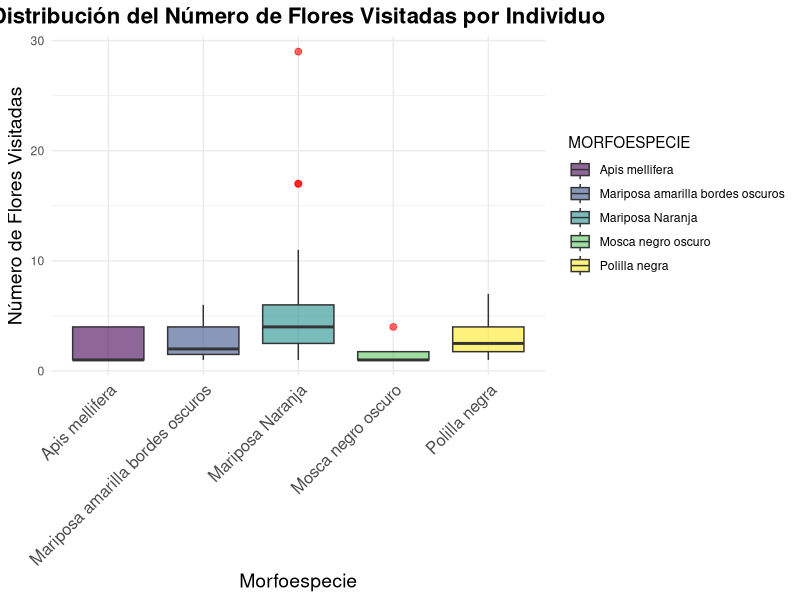
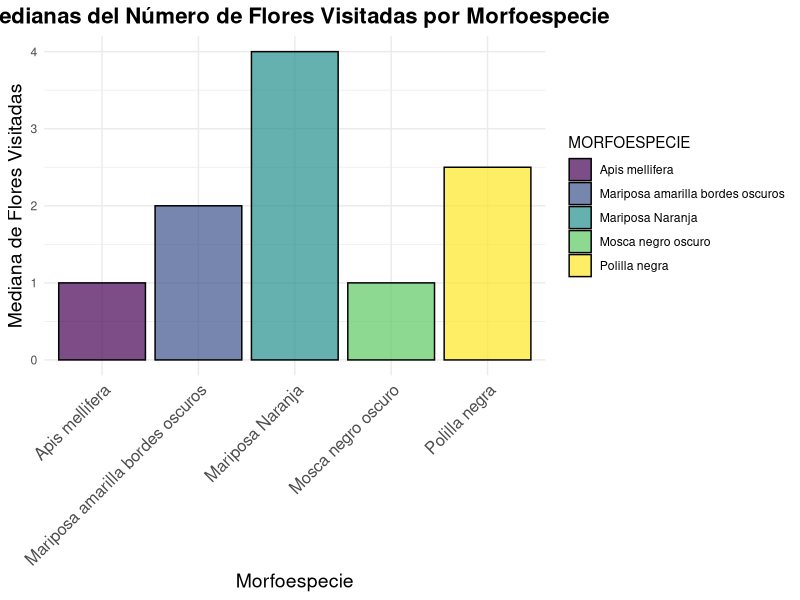
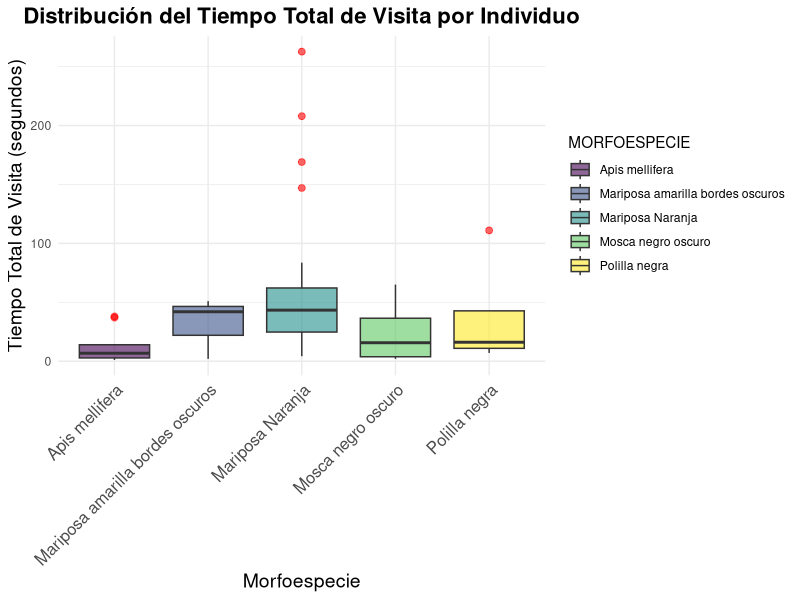
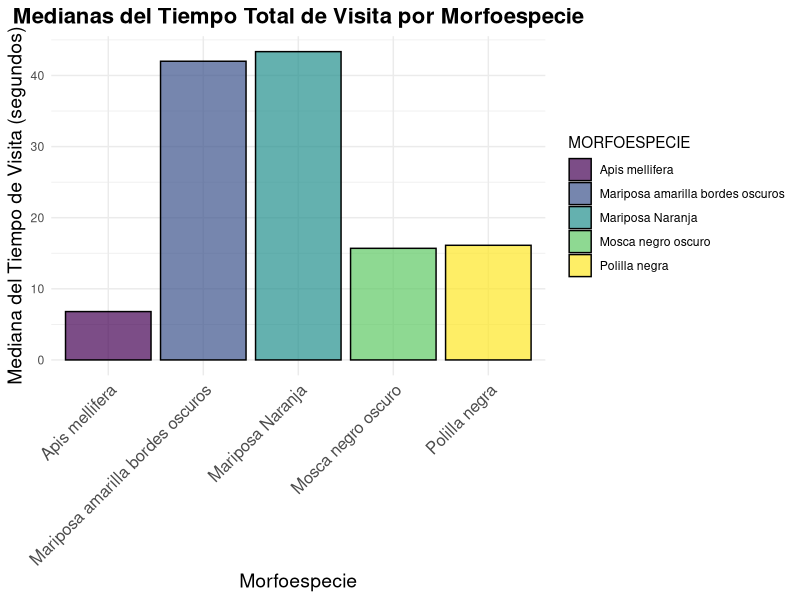
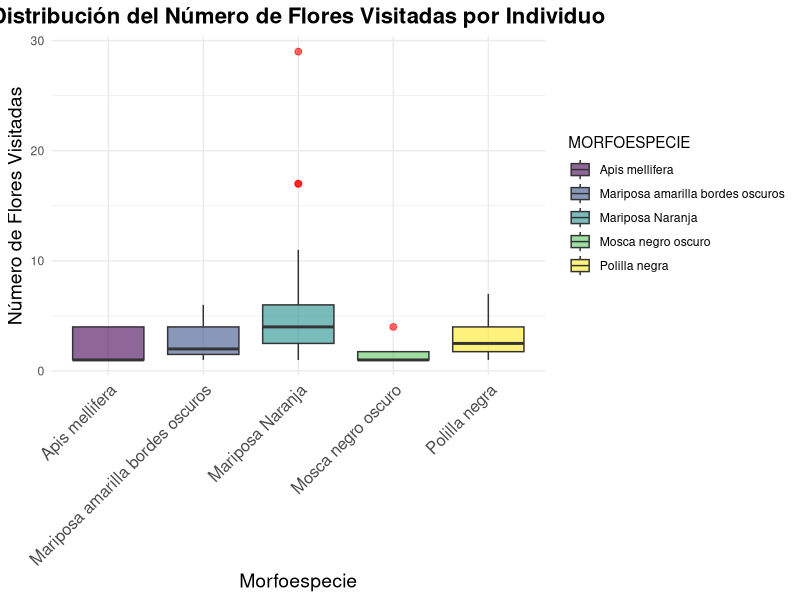
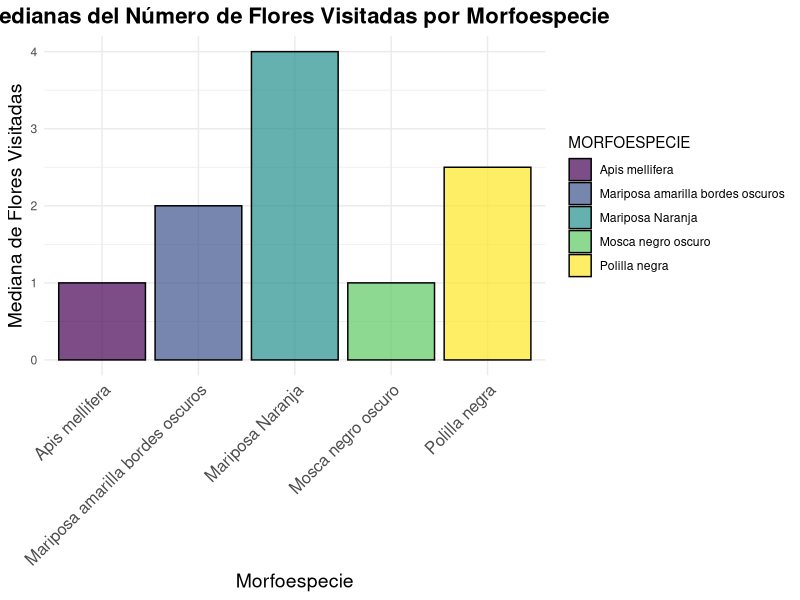
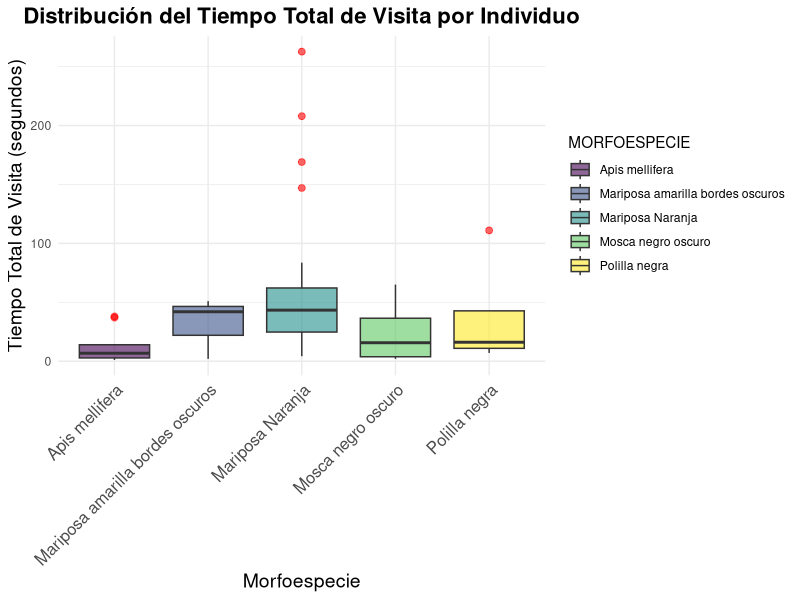
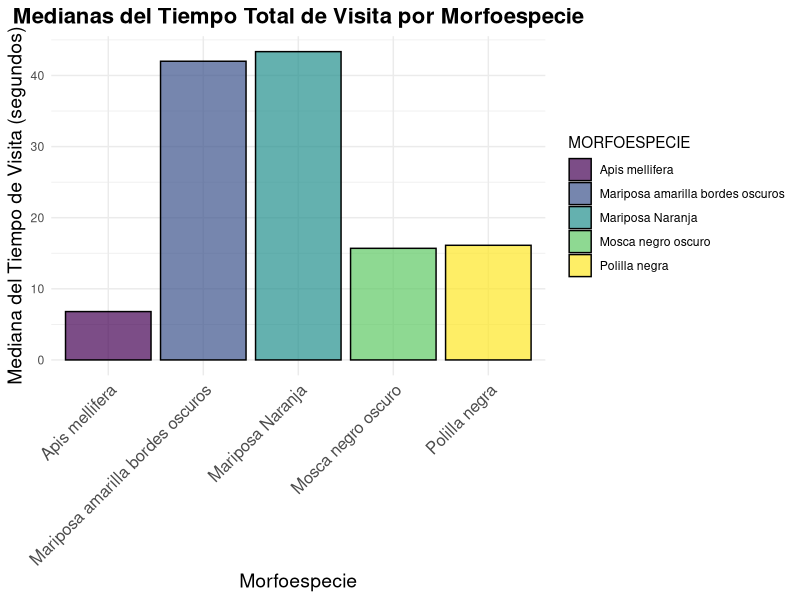

Write R code to recreate these figures, in order.
setwd("/home/cruz/Documentos/UNAM/Ecologia I/Reporte_Campo")

# Cargar las librerías necesarias
library(ggplot2)
library(dplyr)
library(viridis)  # Librería para la paleta de colores viridis

# Cargar los datos
data <- read.csv("Visitadores_florales.csv")
colnames(data)[which(colnames(data) == "TIEMPO.EN.CADA.FLOR")] <- "Tiempo_en_flor"

# Calcular el número de flores visitadas y el tiempo de visita por individuo
datos_por_individuo <- data %>%
  group_by(MORFOESPECIE, Individuo) %>%
  summarise(
    Flores_visitadas = n(),
    Tiempo_total_visita = sum(Tiempo_en_flor)
  )

# Excluir morfoespecies con menos de 3 observaciones
datos_filtrados <- datos_por_individuo %>%
  group_by(MORFOESPECIE) %>%
  filter(n() >= 3)

# 1. Crear un boxplot para el número de flores visitadas por individuo
ggplot(datos_filtrados, aes(x = MORFOESPECIE, y = Flores_visitadas, fill = MORFOESPECIE)) +
  geom_boxplot(outlier.color = "red", outlier.size = 2, alpha = 0.6) +
  labs(
    title = "Distribución del Número de Flores Visitadas por Individuo",
    x = "Morfoespecie",
    y = "Número de Flores Visitadas"
  ) +
  theme_minimal() +
  theme(
    plot.title = element_text(size = 16, face = "bold", hjust = 0.5),
    axis.text.x = element_text(angle = 45, hjust = 1, size = 12),
    axis.title = element_text(size = 14)
  ) +
  scale_fill_viridis_d()  # Usar la paleta viridis

# Guardar el boxplot
ggsave("boxplot_flores_visitadas_viridis.png", dpi = 600, width = 10, height = 6)

# 2. Crear un gráfico de barras de las medianas del número de flores visitadas por morfoespecie
medianas_flores <- datos_filtrados %>%
  group_by(MORFOESPECIE) %>%
  summarise(Mediana_flores = median(Flores_visitadas))

ggplot(medianas_flores, aes(x = MORFOESPECIE, y = Mediana_flores, fill = MORFOESPECIE)) +
  geom_bar(stat = "identity", color = "black", alpha = 0.7) +
  labs(
    title = "Medianas del Número de Flores Visitadas por Morfoespecie",
    x = "Morfoespecie",
    y = "Mediana de Flores Visitadas"
  ) +
  theme_minimal() +
  theme(
    plot.title = element_text(size = 16, face = "bold", hjust = 0.5),
    axis.text.x = element_text(angle = 45, hjust = 1, size = 12),
    axis.title = element_text(size = 14)
  ) +
  scale_fill_viridis_d()  # Usar la paleta viridis

# Guardar el gráfico de barras
ggsave("barras_medianas_flores_visitadas_viridis.png", dpi = 600, width = 10, height = 6)

# 3. Crear un boxplot para el tiempo total de visita a cada flor por individuo
ggplot(datos_filtrados, aes(x = MORFOESPECIE, y = Tiempo_total_visita, fill = MORFOESPECIE)) +
  geom_boxplot(outlier.color = "red", outlier.size = 2, alpha = 0.6) +
  labs(
    title = "Distribución del Tiempo Total de Visita por Individuo",
    x = "Morfoespecie",
    y = "Tiempo Total de Visita (segundos)"
  ) +
  theme_minimal() +
  theme(
    plot.title = element_text(size = 16, face = "bold", hjust = 0.5),
    axis.text.x = element_text(angle = 45, hjust = 1, size = 12),
    axis.title = element_text(size = 14)
  ) +
  scale_fill_viridis_d()  # Usar la paleta viridis

# Guardar el boxplot
ggsave("boxplot_tiempo_visita_viridis.png", dpi = 600, width = 10, height = 6)

# 4. Crear un gráfico de barras de las medianas del tiempo total de visita por morfoespecie
medianas_tiempo <- datos_filtrados %>%
  group_by(MORFOESPECIE) %>%
  summarise(Mediana_tiempo = median(Tiempo_total_visita))

ggplot(medianas_tiempo, aes(x = MORFOESPECIE, y = Mediana_tiempo, fill = MORFOESPECIE)) +
  geom_bar(stat = "identity", color = "black", alpha = 0.7) +
  labs(
    title = "Medianas del Tiempo Total de Visita por Morfoespecie",
    x = "Morfoespecie",
    y = "Mediana del Tiempo de Visita (segundos)"
  ) +
  theme_minimal() +
  theme(
    plot.title = element_text(size = 16, face = "bold", hjust = 0.5),
    axis.text.x = element_text(angle = 45, hjust = 1, size = 12),
    axis.title = element_text(size = 14)
  ) +
  scale_fill_viridis_d()  # Usar la paleta viridis

# Guardar el gráfico de barras
ggsave("barras_medianas_tiempo_visita_viridis.png", dpi = 600, width = 10, height = 6)
